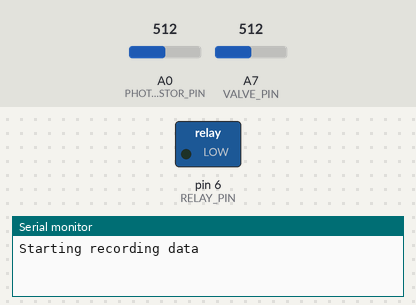
The program below on a simulated Arduino Mega 2560, built with avr-gcc and run on an emulated ATmega2560. Shown: switched loads named in the program (green lamp = pin HIGH), the last lines printed to the serial monitor. The test bench sets the inputs (shaded band); at power-on: A7 (VALVE_PIN) = 512, A0 (PHOTORESISTOR_PIN) = 512.

Above: at 1.5 s.
1.6 s: A7 (VALVE_PIN) set to 1007
4.6 s: A7 (VALVE_PIN) set to 1015
At 7.6 s:
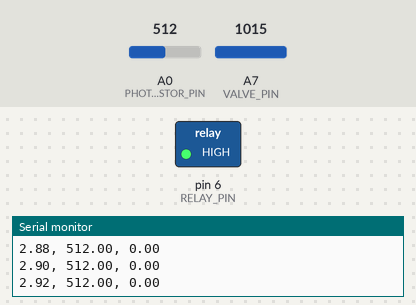
Timing chart, 0 to 51.2 s (numbered marks = the images above; inputs shaded):
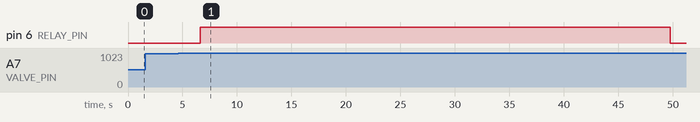

Measured:
- the behaviour switches between 1014 and 1015 on A7 (VALVE_PIN) (found by bisection; images 0 and 1)
- after the input at 1.6 s, every drawn part: stays the same
- after the input at 4.6 s, pin 6 (RELAY_PIN): LOW → HIGH after 2.0 s, → LOW 43.1 s later

The program:

main.cpp
```cpp
#include <Arduino.h>
#include <SoftwareSerial.h>

#define WINDOW_SIZE 35
#define PHOTORESISTOR_PIN A0
#define VALVE_PIN A7
#define VALVE_PIN_LIMIT 1015
#define RELAY_PIN 6

float value_avg_buffer[WINDOW_SIZE];
float time_buffer[WINDOW_SIZE];
int index = 0;

float value_avg_running = 0;
float biggest_slope = 0;
float time_of_biggest_slope = 0;
float valve_open_time = 0;
float car_start_time = 0;

float slope_limit = 60;

float speed = 0.44;  // m/s

float lntmin = 3.01;
float lntmax = 2.00;

bool car_timed = false;
float car_start_delay = 2;


void real_setup();
void real_loop();
void data_setup();
void data_loop();
void time_car(float time_of_biggest_slope);

void setup() {
    real_setup();
}

void loop() {
    real_loop();
}


void real_setup() {

    Serial.begin(9600);
    pinMode(VALVE_PIN, INPUT);
    pinMode(RELAY_PIN, OUTPUT);
    digitalWrite(RELAY_PIN, LOW);

    // fill array with values
    while (index < WINDOW_SIZE) {
        value_avg_buffer[index] = analogRead(PHOTORESISTOR_PIN);
        value_avg_running += value_avg_buffer[index];
        time_buffer[index] = float(millis()) / 1000;
        index++;
        delay(10);
    }
    index = 0;
    value_avg_running /= float(WINDOW_SIZE);

    Serial.println("Starting recording data");
}

void real_loop() {
    // digitalWrite(RELAY_PIN, HIGH);
    // delay(999999);

    if (valve_open_time == 0) {
        if (analogRead(VALVE_PIN) < VALVE_PIN_LIMIT) {
            return;
        } else {
            delay(5);
            if (analogRead(VALVE_PIN) < VALVE_PIN_LIMIT) {
                return;
            }
            valve_open_time = float(millis()) / 1000;
            Serial.println("Valve Opened");
        }
    }

    float time = float(millis()) / 1000;
    float value = float(analogRead(PHOTORESISTOR_PIN));
    value_avg_running += (value - value_avg_buffer[index]) / WINDOW_SIZE;
    // Serial.println("Time: " + String(time) + ", Rem Time: " + String(time_buffer[index]) + ", Value Avg: " + String(value_avg_running) + ", Rem Value Avg " + String(value_avg_buffer[index]));
    float slope = (value_avg_running - value_avg_buffer[index]) / (time - time_buffer[index]);
    value_avg_buffer[index] = value_avg_running;
    time_buffer[index] = time;
    index = (index + 1) % WINDOW_SIZE;

    Serial.println(String(time - valve_open_time) + ", " + String(value) + ", " + String(slope));

    if (time - valve_open_time >= 45){
        Serial.println("Stopped recording data");
        time_car(time_of_biggest_slope);
    }
    if (car_timed) {
        return;
    }

    if (car_start_time == 0) {
        if (float(millis()) / 1000 - valve_open_time < car_start_delay) {
            return;
        }
        car_start_time = float(millis()) / 1000;
        digitalWrite(RELAY_PIN, HIGH);
    }

    if (abs(slope) > biggest_slope) {
        biggest_slope = abs(slope);
        time_of_biggest_slope = time;
    }


    // if (abs(slope) > slope_limit && slope < biggest_slope) {
    //     Serial.println("Stopped recording data");
    //     time_car(time_of_biggest_slope);
    // }
}

void time_car(float time_of_biggest_slope) {
    float time_from_valve = time_of_biggest_slope - valve_open_time;
    float distance = 15 + 15 * (log(time_from_valve) - lntmin) / (lntmax - lntmin);
    float time = (distance / speed);  // ms
    Serial.println("Biggest Slope: " + String(biggest_slope));
    Serial.println("Time of Biggest Slope: " + String(time_from_valve));
    Serial.println("Distance: " + String(distance));
    Serial.println("Wait Time: " + String(time));

    car_timed = true;
    float curr_time = float(millis()) / 1000;
    float time_left = time - (curr_time - valve_open_time) + car_start_delay;
    Serial.println("Time Left: " + String(time_left));
    delay(time_left * 1000);
    digitalWrite(RELAY_PIN, LOW);
    delay(999999);
}

void data_setup() {
    Serial.begin(9600);
    pinMode(VALVE_PIN, INPUT);
    Serial.println("Starting recording data");
}

void data_loop() {
    if (digitalRead(VALVE_PIN) != HIGH && valve_open_time == 0) {
        return;
    }

    if (valve_open_time == 0) {
        valve_open_time = millis();
        Serial.println("Valve Opened");
    }

    long time = float(millis() - valve_open_time);
    int value = analogRead(PHOTORESISTOR_PIN);
    Serial.println(String(time) + ", " + String(value));
    delay(10);
}
```

test.cpp
```cpp
// #include <Arduino.h>
// #include <SoftwareSerial.h>

// #define WINDOW_SIZE 35
// #define TEST_PIN 6

// void setup() {
//     pinMode(TEST_PIN, OUTPUT);
// }

// void loop() {
//     digitalWrite(TEST_PIN, HIGH);
//     delay(1000);
//     digitalWrite(TEST_PIN, LOW);
//     delay(1000);
// }
```
